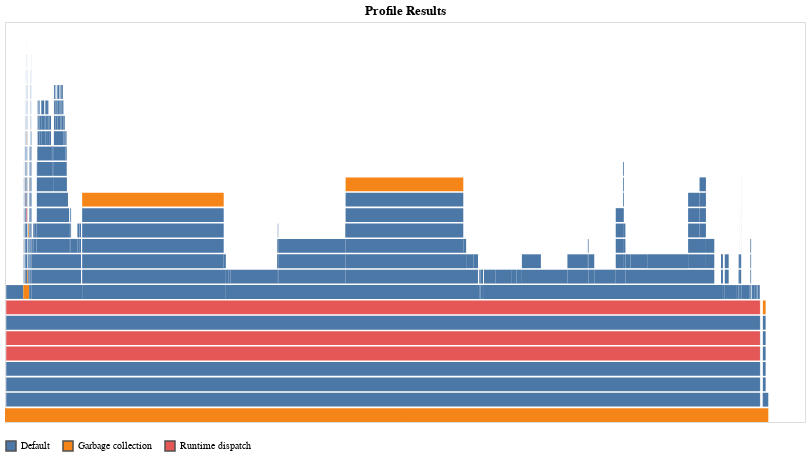

Write notebook code for a chart like this one.
### Code cell
@profile main("/home/debr/codejams/julia/work/2017/WF/D.in")
Profile.clear()
@profile main("/home/debr/codejams/julia/work/2017/WF/D.in4")
ProfileVega.view()

### Figure 1 — Vega-Lite specification as saved in the notebook (floating-point values rounded to 4 significant figures; data arrays with more than 128 entries replaced by an {"elided": "..."} marker saying what was removed)
{"data": {"values": {"elided": "773 records"}}, "encoding": {"color": {"field": "status", "legend": {"orient": "bottom", "title": null}, "type": "nominal"}, "fillOpacity": {"condition": [{"selection": "highlight", "value": 0.6}, {"selection": "select", "value": 0.5}], "value": 1}, "strokeWidth": {"condition": [{"selection": "highlight", "value": 0.5}, {"selection": "select", "value": 0.5}], "value": 0}, "tooltip": {"field": "sf", "type": "nominal"}, "x": {"axis": null, "field": "x1", "type": "quantitative"}, "x2": {"field": "x2", "type": "quantitative"}, "y": {"axis": null, "field": "level", "type": "quantitative"}, "y2": {"field": "level2", "type": "quantitative"}}, "height": 400, "mark": {"stroke": "#505050", "type": "rect"}, "selection": {"grid": {"bind": "scales", "type": "interval"}, "highlight": {"empty": "none", "on": "mouseover", "type": "single"}, "select": {"empty": "none", "type": "multi"}}, "title": "Profile Results", "transform": [{"as": "level2", "calculate": "datum.level+0.9"}], "width": 800}
